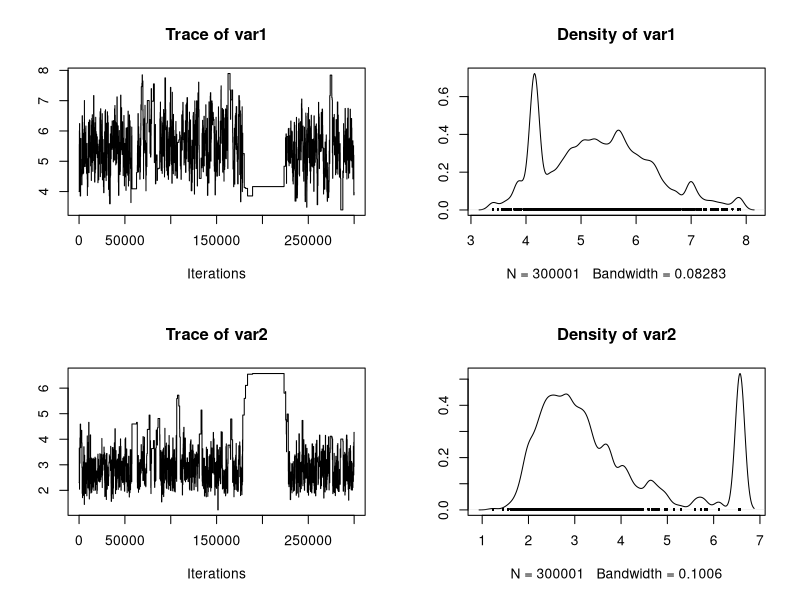

R code for this plot:
## ---- chunk 1
knitr::opts_chunk$set(fig.width=12, fig.height=8)

## ---- chunk 2
set.seed(123)
## ---- chunk 3
library(coda)
 
data =  rnorm(10, mean =5.3, sd = 2.7)
## ---- chunk 4
meandata <- mean(data)
standarddeviationdata <- sd(data)
 
ABC_acceptance <- function(par){
   
  # prior to avoid negative standard deviation
  if (par[2] <= 0) return(F) 
   
  # stochastic model generates a sample for given par
  samples <- rnorm(10, mean =par[1], sd = par[2])
 
  # comparison with the observed summary statistics
  diffmean <- abs(mean(samples) - meandata)
  diffsd <- abs(sd(samples) - standarddeviationdata)
  if((diffmean < 0.1) & (diffsd < 0.2)) return(T) else return(F)
}
 
## ---- chunk 5
run_MCMC_ABC <- function(startvalue, iterations){
 
    chain = array(dim = c(iterations+1,2))
    chain[1,] = startvalue
 
    for (i in 1:iterations){
         
        # proposalfunction
        proposal = rnorm(2,mean = chain[i,], sd= c(0.7,0.7))
         
        if(ABC_acceptance(proposal)){
            chain[i+1,] = proposal
        }else{
            chain[i+1,] = chain[i,]
        }
    }
    return(mcmc(chain))
}
 
posterior <- run_MCMC_ABC(c(4,2.3),300000)

## ---- chunk 6
plot(posterior)
